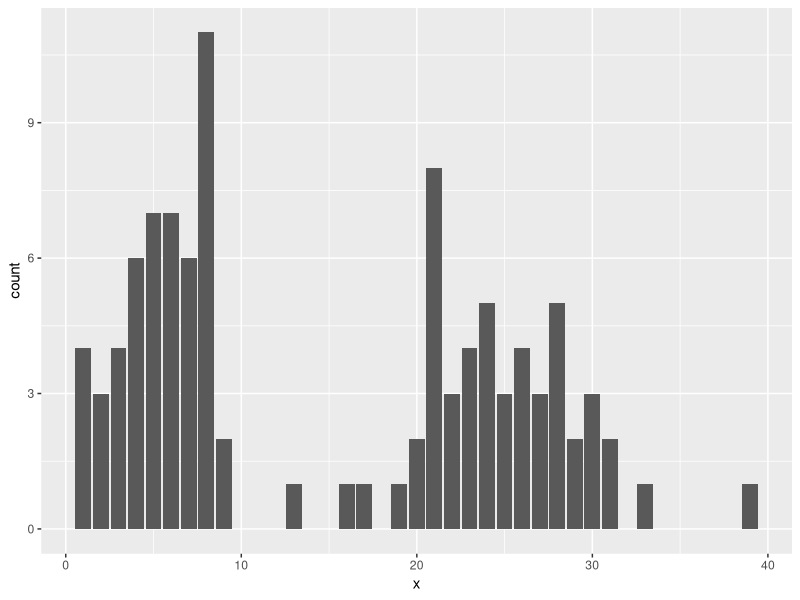
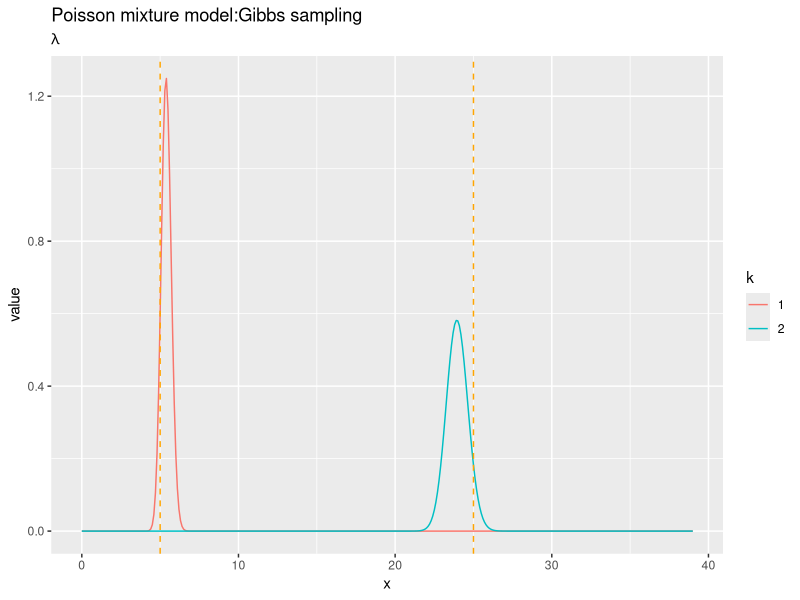

Write R code to recreate these figures, in order. (Note: this script raises an error after producing the figures.)

# 4.3.2 ポアソン混合モデルにおけるギブスサンプリング --------------------------------------------------

# 利用パッケージ
library(tidyverse)
library(gganimate)


# パラメータの設定 ----------------------------------------------------------------

# 観測データ数を指定
N <- 100

# 真のパラメータを指定
lambda_true <- c(5, 25)

# 観測データXを生成
x_n <- rpois(n = N, lambda = lambda_true)

# 観測データを確認
tibble(
  x = x_n
) %>% 
  ggplot(aes(x = x)) + 
    geom_bar()

# 試行回数を指定
Iter <- 50

# クラスタ数
K <- length(lambda_true)

# ハイパーパラメータa,bを指定
a <- 2
b <- 2

# パラメータlambdaを生成
lambda_k <- rgamma(n = K, shape = a, rate = b)

# ハイパーパラメータalphaを指定
alpha_k <- rep(2, K)

# パラメータpiを生成
pi_k <- MCMCpack::rdirichlet(n = 1, alpha = alpha_k) %>% 
  as.vector()

# 潜在変数Sの初期値
s_nk <- matrix(0, nrow = N, ncol = K)


# ギブスサンプリング ---------------------------------------------------------------

# 受け皿を用意
eta_nk <- matrix(0, nrow = N, ncol = K)
a_hat_k <- rep(0, K)
b_hat_k <- rep(0, K)

# 推移の確認用データフレームを作成
parameter_df <- tibble(
  a_hat = rep(a, K), 
  b_hat = rep(b, K), 
  alpha_hat = alpha_k, 
  k = as.factor(1:K), 
  Iter = 0
)
posterior_df <- tibble(
  x = rep(seq(0, max(x_n), by = 0.01), each = K), 
  value = dgamma(x, shape = rep(a, K), rate = rep(b, K)), 
  Iter = 0
)

for(i in 1:Iter) {
  
  for(n in 1:N) {
    
    # ハイパーパラメータを更新
    tmp_eta_k <- exp(x_n[n] * log(lambda_k) - lambda_k + log(pi_k))
    eta_nk[n, ] <- tmp_eta_k / sum(tmp_eta_k)
    
    # 潜在変数sをサンプリング:式(4.37)
    s_nk[n, ] <- rmultinom(n =  1, size = 1, prob = eta_nk[n, ]) %>% 
      as.vector()
  }
  
  for(k in 1:K) {
    
    # ハイパーパラメータを更新
    a_hat_k[k] <- sum(s_nk[, k] * x_n) + a
    b_hat_k[k] <- sum(s_nk[, k]) + b
    
    # パラメータlambdaをサンプリング:式(4.41)
    lambda_k <- rgamma(n = K, shape = a_hat_k, rate = b_hat_k)
  }
  
  # ハイパーパラメータをalpha更新:式(4.45)
  alpha_hat_k <- apply(s_nk, 2, sum) + alpha_k
  
  # パラメータpiをサンプリング:式(4.44)
  pi_k <- MCMCpack::rdirichlet(n = 1, alpha = alpha_hat_k) %>% 
    as.vector()
  
  # 推移の確認用データフレームを作成
  tmp_parameter_df <- data.frame(
    a_hat = a_hat_k, 
    b_hat = b_hat_k, 
    alpha_hat = alpha_hat_k, 
    k = as.factor(1:K), 
    Iter = i
  )
  tmp_posterior_df <- tibble(
    x = rep(seq(0, max(x_n), by = 0.01), each = K), 
    value = dgamma(x, shape = a_hat_k, rate = b_hat_k), 
    Iter = i
  )
  # 結合
  parameter_df <- rbind(parameter_df, tmp_parameter_df)
  posterior_df <- rbind(posterior_df, tmp_posterior_df)
}


# 結果の確認 -------------------------------------------------------------------

posterior_df <- tibble()
for(k in 1:K) {
  tmp_df <- tibble(
    x = seq(0, max(x_n), by = 0.1), 
    value = dgamma(x, shape = a_hat_k[k], rate = b_hat_k[k]), 
    k = as.factor(k)
  )
  posterior_df <- rbind(posterior_df, tmp_df)
}

# 作図
ggplot(posterior_df, aes(x = x, y = value, color = k)) + 
  geom_line() + 
  geom_vline(xintercept = lambda_true, color = "orange", linetype = "dashed") + 
  labs(title = "Poisson mixture model:Gibbs sampling", 
       subtitle = expression(lambda))

# 推移の確認 -------------------------------------------------------------------

# 作図
posterior_graph <- ggplot(posterior_df, aes(x, value)) + 
  geom_line(color = "#00A968") + 
  geom_vline(xintercept = lambda_true, 
             color = "orange", linetype = "dashed") + 
  transition_manual(Iter) + 
  labs(title = "Poisson mixture model:Gibbs sampling", 
       subtitle = "i={current_frame}")

# 描画
animate(posterior_graph, nframes = Iter + 1, fps = 5)

col_name
parameter_df %>% 
  select(-alpha_hat) %>% 
  pivot_longer(
    cols = -c(k, Iter), 
    names_to = "parameter", 
    names_ptypes = list(parameter = factor()), 
    values_to = "value"
  ) %>% 
  ggplot(aes(parameter, value, color = k)) + 
    geom_line()
